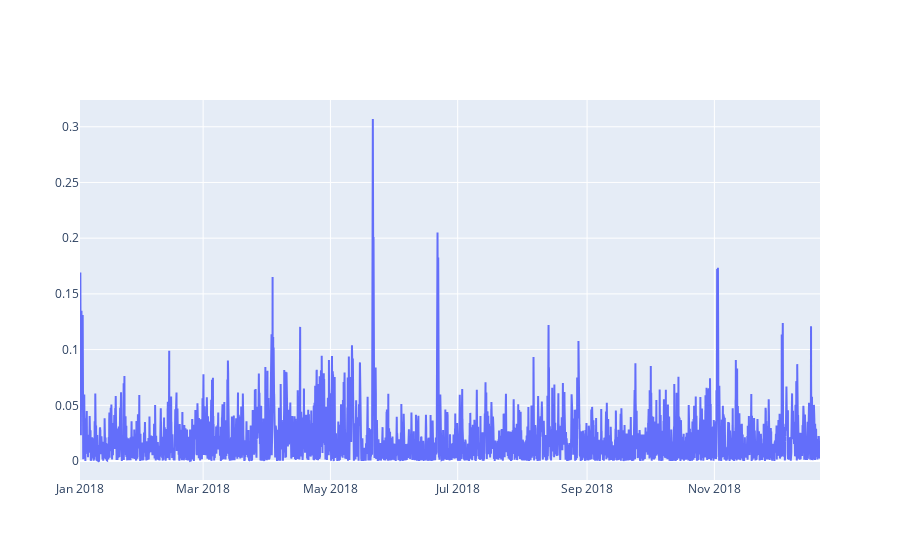

The notebook cell this image was saved under:
### Code cell
iplot([{"x": y_test_full['ds'], "y": relative_error_on_test}])

### Figure 1 — Plotly figure (JSON) as saved in the notebook; plotly's stock layout.template omitted (floating-point values rounded to 4 significant figures; data arrays with more than 128 entries replaced by an {"elided": "..."} marker saying what was removed)
{"data": [{"type": "scatter", "x": {"elided": "8512 str values"}, "y": {"elided": "8512 float values"}}], "layout": {}}
